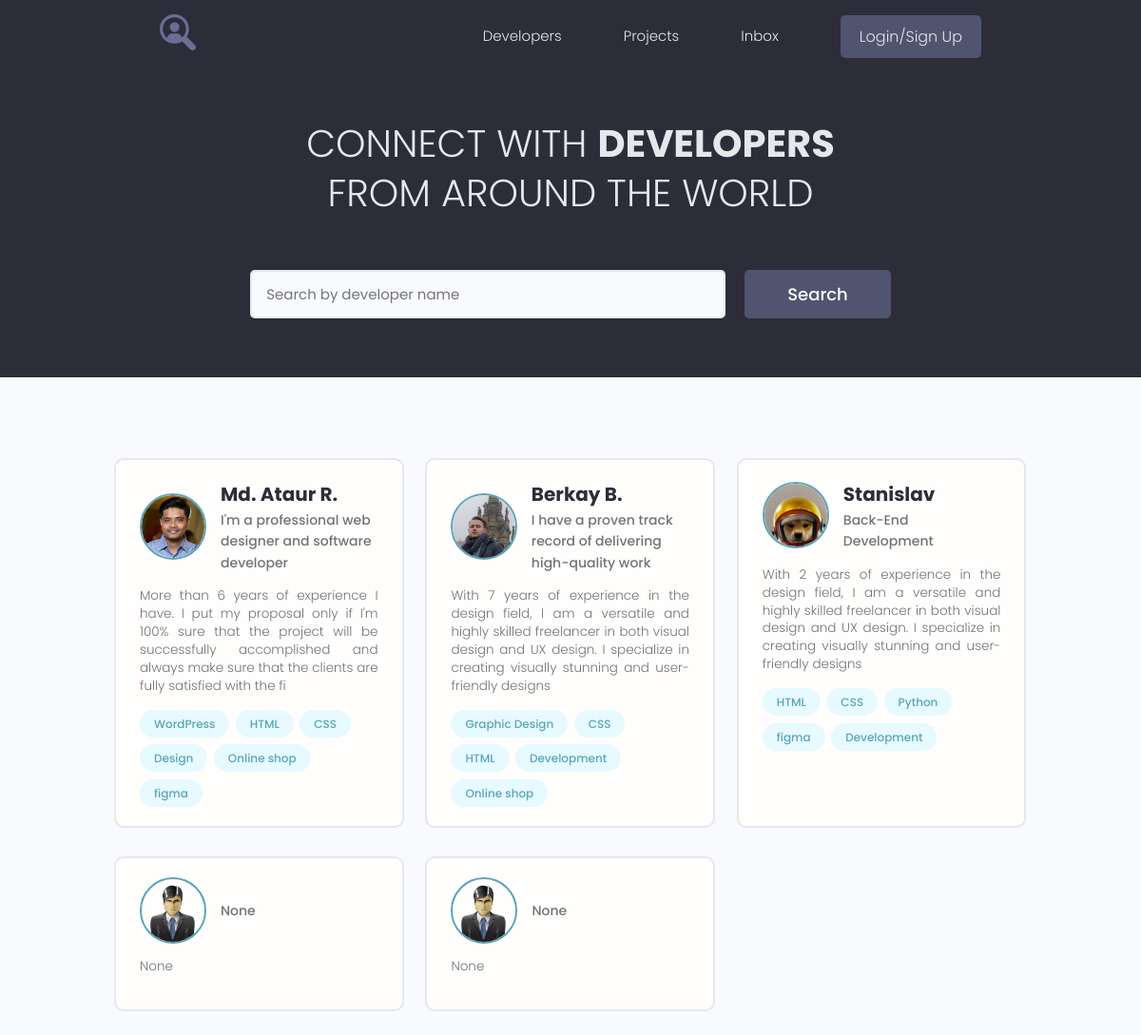
The app's page /, older data.
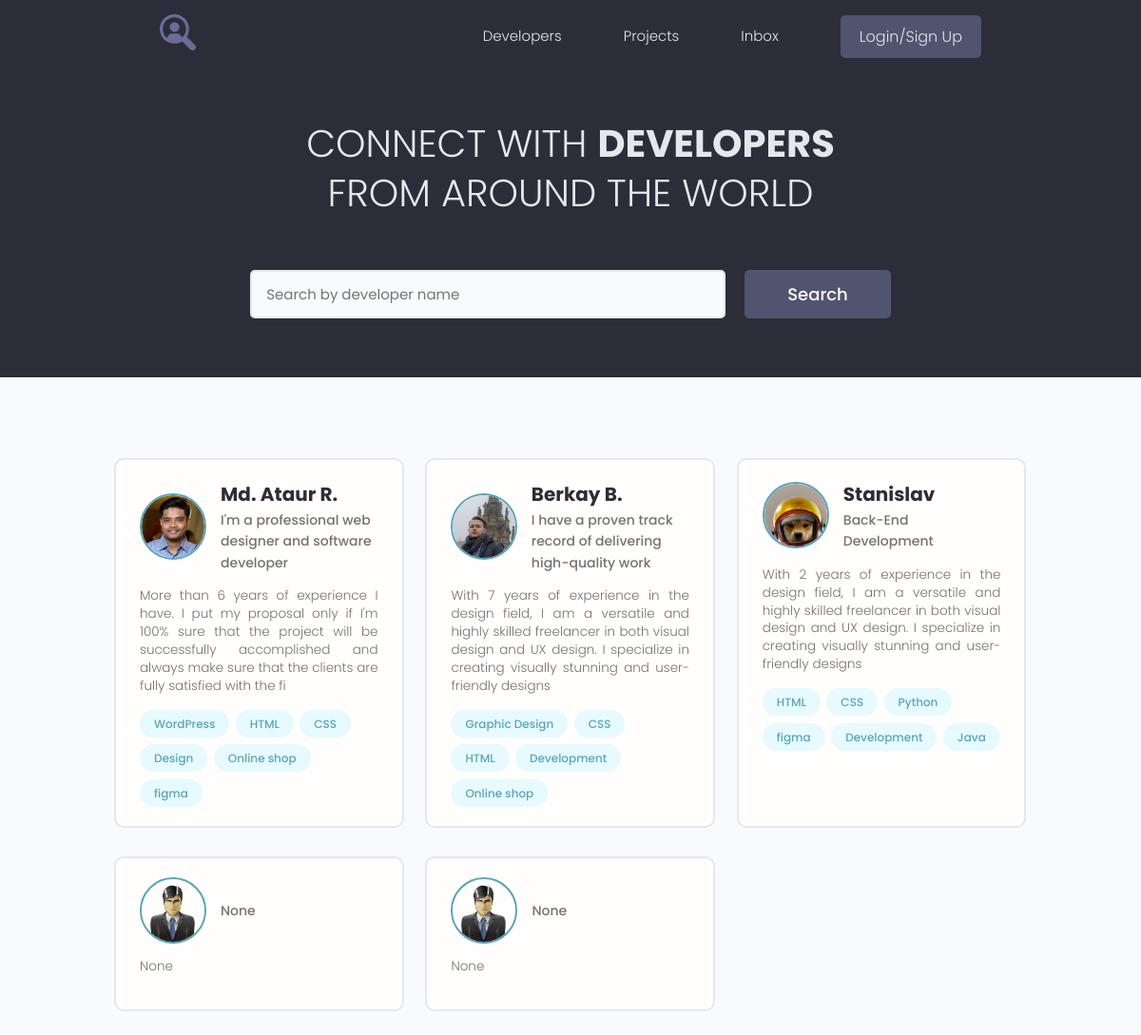
The same page, newer data.
### users/models.py (models this page shows, shortened)
class Profile(models.Model):
    user = models.OneToOneField(User, on_delete=models.CASCADE, null=True, blank=True)  # Один профиль пользователя может быть связан с одним зарегистрированным пользователем, у которого могут быть проекты и т.д. Что бы одна регистрационная учётка соответствовала одному профилю пользователя.
    name = models.CharField(max_length=200, blank=True, null=True)
    email = models.EmailField(max_length=500, blank=True, null=True)  # что бы у него проходила валидация от самого django
    username = models.CharField(max_length=200, blank=True, null=True)
    short_info = models.CharField(max_length=200, blank=True, null=True)  # краткое описание
    bio = models.TextField(blank=True, null=True)
    profile_image = models.ImageField(blank=True, null=True, upload_to='profiles/', default='profiles/user-default.png')
    social_github = models.CharField(max_length=200, blank=True, null=True)
    social_youtube = models.CharField(max_length=200, blank=True, null=True)
    social_website = models.CharField(max_length=200, blank=True, null=True)
    created = models.DateTimeField(auto_now_add=True)

class Skill(models.Model):
    owner = models.ForeignKey(Profile, on_delete=models.CASCADE, null=True, blank=True)  # Владелец скилов.
    name = models.CharField(max_length=200, blank=True, null=True)  # имя самого навыка
    description = models.TextField(blank=True, null=True)
    created = models.DateTimeField(auto_now_add=True)
    def __str__(self):
        return f'{self.name}'

### users/views.py (the view)
# urls.py: path('', views.profiles, name='profiles'),
def profiles(request):
    prof, search_query = search_profiles(request) # будет возвращать кортеж с данными, распаковываем в две переменные
    context = {
        'profiles': prof,
        'search_query': search_query
    }
    return render(request, 'users/index.html', context)

### users/utils.py (called while the page is built)
def search_profiles(request):
    search_query = ''
    if request.GET.get('search_query'): # Будем получать доступ по имени search_query, если пользователь что-то введет, будет True.
        search_query = request.GET.get('search_query')
    skill = Skill.objects.filter(name__icontains=search_query)
    profiles = Profile.objects.distinct().filter(
        Q(name__icontains=search_query) |
        Q(short_info__icontains=search_query) |
        Q(skill__in=skill)
    ) # будем доставать из БД только те элементы которые имеют определенной значение. Q затем один элмент или другой. distinct() - исключить повторяющиеся элементы.
    return profiles, search_query

### users/templates/users/index.html (shortened to what this page needs)
{% extends 'projects/base.html' %}
{% block content %}
<main class="home">
    <section class="hero-section text-center">
        <div class="container container--narrow">
            <div class="hero-section__box">
                <h2>CONNECT WITH <span>DEVELOPERS</span></h2>
                <h2>FROM AROUND THE WORLD</h2>
            </div>
            <div class="hero-section__search">
                <form class="form" action="{% url 'profiles' %}" method="get">
                    <div class="form__field">
                        <input class="input input--text" id="formInput#search" type="text" name="search_query"
                               value="{{ search_query }}"
                               placeholder="Search by developer name"/>
                    </div>
                    <input class="btn btn--sub btn--lg" type="submit" value="Search"/>
                </form>
            </div>
        </div>
    </section>
    <section class="devlist">
        <div class="container">
            <div class="grid grid--three">
                {% for profile in profiles%}
                <div class="column card">
                    <div class="dev">
                        <a href="{% url 'user_profile' profile.id %}" class="card__body">
                            <div class="dev__profile">
                                <img class="avatar avatar--md" src="{{ profile.profile_image.url }}" alt="image"/>
                                <div class="dev__meta">
                                    <h3>{{ profile.name }}</h3>
                                    <h5>{{ profile.short_info|slice:'60' }}</h5>
                                </div>
                            </div>
                            <p class="dev__info">
                                {{ profile.bio|slice:'200' }}
                            </p>
                            <div class="dev__skills">
                                {% for skill in profile.skill_set.all|slice:'6' %}
                                <span class="tag tag--pill tag--main">
                    <small>{{ skill }}</small>
                  </span>
                                {% endfor %}
                            </div>
                        </a>
                    </div>
                </div>
                {% endfor %}
            </div>
        </div>
    </section>
</main>
{% endblock %}

### projects/templates/projects/base.html (shortened to what this page needs)
{% load static %}
<!Doctype html>
<html lang="en">
<head>
    <link rel="stylesheet" href="https://maxcdn.bootstrapcdn.com/font-awesome/4.5.0/css/font-awesome.min.css">
    <link rel="stylesheet" href="{% static 'uikit/styles/uikit.css' %}"/>
    <link rel="stylesheet" href="{% static 'styles/app.css' %}"/>
</head>
<body>
{% include 'projects/navbar.html' %}
{% block content %}{% endblock %}
</body>
</html>

### projects/templates/projects/navbar.html (shortened to what this page needs)
{% load static %}
<header class="header">
    <div class="container container--narrow">
        <a href="{% url 'profiles' %}" class="header__logo">
            <img src="{% static 'images/logo.svg' %}" alt="DevSearch Logo"/>
        </a>
        <nav class="header__nav">
            <ul class="header__menu">
                <li class="header__menuItem"><a href="{% url 'profiles' %}">Developers</a></li>
                <li class="header__menuItem"><a href="{% url 'projects' %}">Projects</a></li>
                <li class="header__menuItem"><a href="inbox.html">Inbox</a></li>
                {% if request.user.is_authenticated %}
                <li class="header__menuItem"><a href="{% url 'account' %}">Account</a></li>
                <li class="header__menuItem"><a href="{% url 'create_project' %}">Add Projects</a></li>
                <li class="header__menuItem"><a href="{% url 'logout' %}" class="btn btn--sub">Logout</a></li>
                {% else %}
                <li class="header__menuItem"><a href="{% url 'login' %}" class="btn btn--sub">Login/Sign Up</a></li>
                {% endif %}
            </ul>
        </nav>
    </div>
</header>

### projects/static/styles/app.css (style rules this page uses)
:root { --color-sub: #2d2d39; }
.btn--sub { background-color: var(--color-sub-light); }
.card { border: 2px solid var(--color-light); }
img { width: 100%; }
.header { position: sticky; z-index: 111; background-color: var(--color-sub); padding: 1.5rem 0; }
.header > .container { display: flex; justify-content: space-between; align-items: center; }
.header__logo > img { height: 3.8rem; }
.header__nav > ul { display: inline-flex; align-items: center; list-style: none; gap: 6.5rem; }
.header__menuItem > a { color: var(--color-light); font-weight: 300; }
.hero-section { height: 40vh; display: flex; align-items: center; background-color: var(--color-sub); }
.hero-section__box { margin-bottom: 4rem; }
.hero-section__box > h2, .hero-section__box > h2 > span { font-size: 4rem; color: var(--color-light); line-height: 1.3; text-transform: uppercase; }
.hero-section__box > h2 { font-weight: 300; }
.hero-section__box > h2 > span { font-weight: 700; }
.hero-section__search > .form { display: flex; align-items: center; justify-content: center; gap: 2rem; }
.hero-section__search > .form input.input--text { width: 50rem; }
.devlist { margin-top: 8rem; }
.devlist .grid { align-items: stretch; }
.devlist .dev .dev__profile { display: flex; align-items: center; gap: 1.5rem; }
.devlist .dev .dev__meta h3 { color: var(--color-sub); font-size: 2rem; font-weight: 700; }
.devlist .dev .dev__meta h5 { color: var(--color-text); font-size: 1.4rem; font-weight: 500; }
.devlist .dev .dev__info { margin: 1.5rem 0; font-size: 1.35rem; line-height: 1.4; text-align: justify; }

### projects/static/uikit/styles/modules/_variables.css (style rules this page uses)
:root { --color-main: #5aa5b9; --color-main-light: #e6faff; --color-sub: #3f4156; --color-sub-light: #51546e; --color-sub-lighter: #ededfd; --color-text: #737373; --color-gray: #8b8b8b; --color-light: #e5e7eb; --color-light-gray: #767676; --color-bg: #f8fafd; --color-white: #fffefd; --color-white-light: #f3f3f3; --color-success: #359e64; --color-success-bg: #def8e8; --color-error: #fc4b0b; --color-error-bg: #fff2ee; --font-base: 'Poppins', arial, helvetica, 'Segoe UI', roboto, ubuntu, sans-serif; --font-monospace: 'Fira Code', 'Courier New', courier, monospace; --font-regular: 300; --font-medium: 500; --font-bold: 700; --generic-shadow: 1px 1px 5px #00000010; --generic-transition: all 0.3s ease-in-out; }

### projects/static/uikit/styles/modules/_base.css (style rules this page uses)
* { margin: 0; padding: 0; box-sizing: border-box; text-rendering: optimizeLegibility; color: inherit; font-size: inherit; }
html { font-size: 50%; }
@media only screen and (min-width: 480px) { html { font-size: 56.25%; } }
@media only screen and (min-width: 1200px) { html { font-size: 62.5%; } }
body { line-height: 1.6; font-weight: 400; font-size: 1.5rem; color: var(--color-text); background-color: var(--color-bg); min-height: 100vh; }

### projects/static/uikit/styles/modules/_typography.css (style rules this page uses)
* { font-family: var(--font-base); }
h2 { font-size: 3.6rem; font-weight: var(--font-bold); }
h3 { font-size: 3.2rem; font-weight: var(--font-medium); }
h5 { font-size: 2.4rem; font-weight: var(--font-medium); }
h5, h6 { font-weight: var(--font-regular); }
p, span, strong { font-size: 1.6rem; color: var(--color-text); font-weight: var(--font-regular); }
a { padding-bottom: 2px; text-decoration: none; display: inline-block; color: var(--color-main); font-weight: var(--font-medium); }

### projects/static/uikit/styles/modules/_utilities.css (style rules this page uses)
.container { width: 92%; max-width: 165rem; margin: 0 auto; box-sizing: border-box; }
.container--narrow { width: 92%; max-width: 120rem; }
@media screen and (min-width: 1000px) { .container { width: 90%; } }
@media screen and (min-width: 1000px) { .container--narrow { width: 85%; } }
@media screen and (min-width: 1200px) { .container { width: 80%; } }
@media screen and (min-width: 1200px) { .container--narrow { width: 72%; } }
.text-center { text-align: center; }

### projects/static/uikit/styles/modules/_avatar.css (style rules this page uses)
.avatar { border-radius: 50%; border: 2px solid var(--color-main); object-fit: cover; }
.avatar--md { height: 7rem; width: 7rem; }

### projects/static/uikit/styles/modules/_button.css (style rules this page uses)
.btn { display: inline-block; position: relative; cursor: pointer; background-color: var(--color-light); font-weight: var(--font-medium); color: var(--color-sub); text-decoration: none; padding: 1rem 2rem; border-radius: 0.5rem; border: none; width: -webkit-fit-content; width: -moz-fit-content; width: fit-content; height: -webkit-fit-content; height: -moz-fit-content; height: fit-content; font-size: 1.6rem; outline-width: 0; outline-color: transparent; -webkit-backface-visibility: hidden; backface-visibility: hidden; transition: all 0.3s ease-in-out; }
.btn--sub { background-color: var(--color-sub); color: var(--color-white); }
.btn--lg { font-size: 1.8rem; padding: 1.2rem 4.5rem; }

Row changes from the older to the newer data that the page shows:
added Skill: name "Java", shown under Profile "Stanislav"
